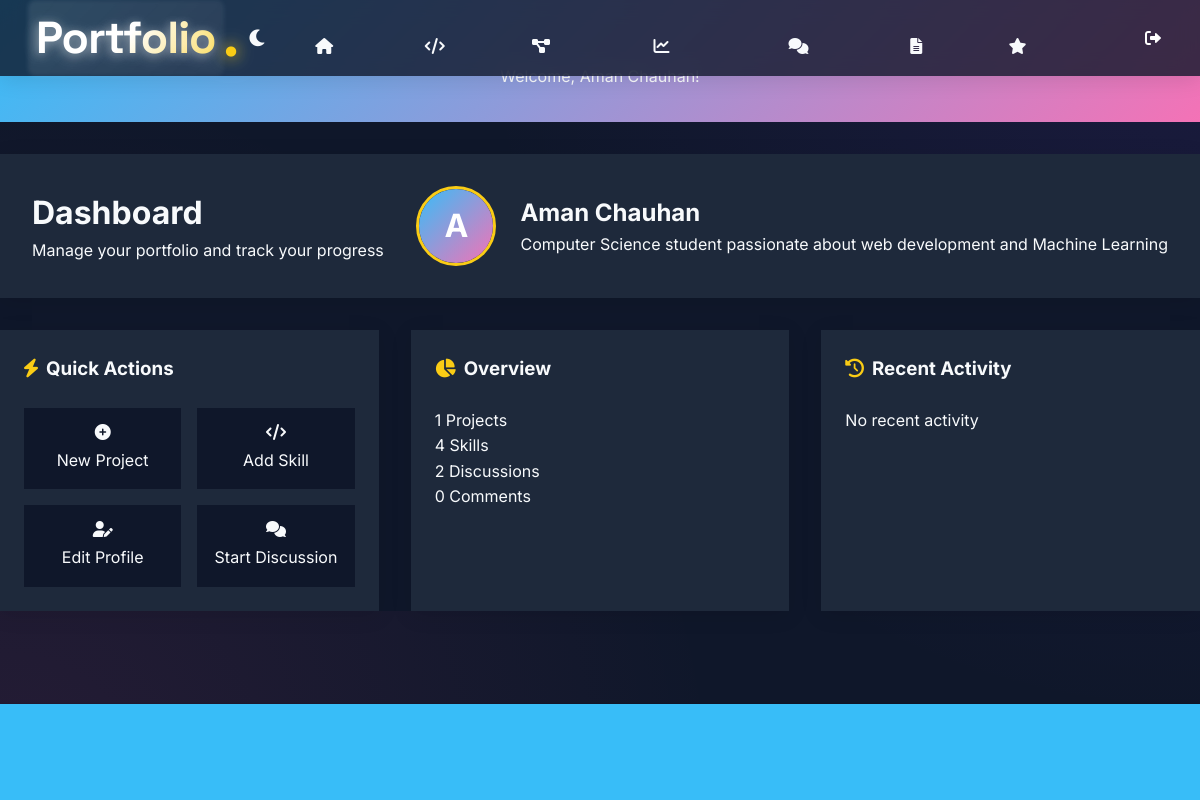
/dashboard (signed in), run on the app's committed database.
### app.py (models this page shows)
class Student(UserMixin, db.Model):
    id = db.Column(db.Integer, primary_key=True)
    username = db.Column(db.String(80), unique=True, nullable=False)
    password_hash = db.Column(db.String(120), nullable=False)
    name = db.Column(db.String(100), nullable=False)
    email = db.Column(db.String(120), unique=True, nullable=False)
    bio = db.Column(db.Text)
    profile_image = db.Column(db.String(200))
    resume_url = db.Column(db.String(200))
    github_url = db.Column(db.String(200))
    linkedin_url = db.Column(db.String(200))
    skills = db.relationship('Skill', backref='student', lazy=True)
    projects = db.relationship('Project', backref='student', lazy=True)
    certificates = db.relationship('Certificate', backref='student', lazy=True)
    education = db.relationship('Education', backref='student', lazy=True)
    discussions = db.relationship('Discussion', backref='author', lazy=True)
    comments = db.relationship('Comment', backref='author', lazy=True)
    shared_files = db.relationship('SharedFile', backref='author', lazy=True)

### app.py (the view)
@app.route('/dashboard')
@login_required
def dashboard():
    return render_template('dashboard.html')

### app.py (called while the page is built)
@app.before_request
def check_db_connection():
    try:
        with db.engine.connect() as connection:
            connection.execute(text("SELECT 1"))
            connection.commit()
    except Exception as e:
        print(f"Database connection error: {str(e)}")
        return "Database connection error. Please try again later.", 500

@login_manager.user_loader
def load_user(user_id):
    return Student.query.get(int(user_id))

### templates/dashboard.html (shortened to what this page needs)
{% extends "base.html" %}
{% block content %}
<div class="dashboard-wrapper">
    <div class="dashboard-container">
        <header class="dashboard-header">
            <div class="header-content">
                <h1 class="gradient-heading">Dashboard</h1>
                <p class="header-subtitle">Manage your portfolio and track your progress</p>
            </div>
            <div class="profile-summary">
                <div class="profile-image">
                    {% if current_user.profile_image %}
                    <img src="{{ current_user.profile_image }}" alt="Profile">
                    {% else %}
                    <div class="profile-placeholder">{{ current_user.name[0] }}</div>
                    {% endif %}
                </div>
                <div class="profile-info">
                    <h2>{{ current_user.name }}</h2>
                    <p>{{ current_user.bio or 'No bio added yet' }}</p>
                </div>
            </div>
        </header>
        <div class="dashboard-grid">
            <div class="dashboard-card actions-card">
                <h3><i class="fas fa-bolt"></i> Quick Actions</h3>
                <div class="quick-actions">
                    <a href="{{ url_for('add_project') }}" class="action-button">
                        <i class="fas fa-plus-circle"></i>
                        <span>New Project</span>
                    </a>
                    <a href="{{ url_for('add_skill') }}" class="action-button">
                        <i class="fas fa-code"></i>
                        <span>Add Skill</span>
                    </a>
                    <a href="{{ url_for('edit_profile') }}" class="action-button">
                        <i class="fas fa-user-edit"></i>
                        <span>Edit Profile</span>
                    </a>
                    <a href="{{ url_for('create_discussion') }}" class="action-button">
                        <i class="fas fa-comments"></i>
                        <span>Start Discussion</span>
                    </a>
                </div>
            </div>
            <div class="dashboard-card stats-card">
                <h3><i class="fas fa-chart-pie"></i> Overview</h3>
                <div class="stats-grid">
                    <div class="stat-item">
                        <span class="stat-value">{{ current_user.projects|length }}</span>
                        <span class="stat-label">Projects</span>
                    </div>
                    <div class="stat-item">
                        <span class="stat-value">{{ current_user.skills|length }}</span>
                        <span class="stat-label">Skills</span>
                    </div>
                    <div class="stat-item">
                        <span class="stat-value">{{ current_user.discussions|length }}</span>
                        <span class="stat-label">Discussions</span>
                    </div>
                    <div class="stat-item">
                        <span class="stat-value">{{ current_user.comments|length }}</span>
                        <span class="stat-label">Comments</span>
                    </div>
                </div>
            </div>
            <div class="dashboard-card activity-card">
                <h3><i class="fas fa-history"></i> Recent Activity</h3>
                <div class="activity-list">
                    {% for activity in recent_activities %}
                    <div class="activity-item">
                        <div class="activity-icon">
                            <i class="fas {{ activity.icon }}"></i>
                        </div>
                        <div class="activity-content">
                            <p>{{ activity.description }}</p>
                            <span class="activity-time">{{ activity.time.strftime('%B %d, %Y') }}</span>
                        </div>
                    </div>
                    {% else %}
                    <p class="no-activity">No recent activity</p>
                    {% endfor %}
                </div>
            </div>
        </div>
    </div>
</div>
{% endblock %}

### templates/base.html (shortened to what this page needs)
<!DOCTYPE html>
<html lang="en">
<head>
    <link href="https://cdnjs.cloudflare.com/ajax/libs/font-awesome/6.0.0/css/all.min.css" rel="stylesheet">
    <link rel="stylesheet" href="{{ url_for('static', filename='css/theme.css') }}">
    <link rel="stylesheet" href="{{ url_for('static', filename='css/buttons.css') }}">
</head>
<body class="theme-transition">
    <nav class="glass-nav">
        <div class="nav-container">
            <a href="{{ url_for('home') }}" class="logo">
                <span class="brand-name">Portfolio</span>
                <span class="brand-dot">.</span>
            </a>
            <div class="nav-links">
                {% if current_user.is_authenticated %}
                    <a href="{{ url_for('home') }}" class="nav-link"><i class="fas fa-home"></i> Home</a>
                    <a href="{{ url_for('skills') }}" class="nav-link"><i class="fas fa-code"></i> Skills</a>
                    <a href="{{ url_for('projects') }}" class="nav-link"><i class="fas fa-project-diagram"></i> Projects</a>
                    <a href="{{ url_for('dashboard') }}" class="nav-link"><i class="fas fa-chart-line"></i> Dashboard</a>
                    <a href="{{ url_for('discussions') }}" class="nav-link"><i class="fas fa-comments"></i> Discuss</a>
                    <a href="{{ url_for('shared_files') }}" class="nav-link"><i class="fas fa-file-alt"></i> Files</a>
                    <a href="{{ url_for('testimonials') }}" class="nav-link">
                        <i class="fas fa-star"></i> Testimonials
                    </a>
                    <a href="{{ url_for('logout') }}" class="nav-link logout"><i class="fas fa-sign-out-alt"></i></a>
                {% else %}
                    <a href="{{ url_for('signup') }}" class="nav-link">Sign Up</a>
                    <a href="{{ url_for('login') }}" class="nav-link">Login</a>
                {% endif %}
            </div>
        </div>
    </nav>
    {% if current_user.is_authenticated %}
    <div class="welcome-banner">
        <div class="container">
            <p>Welcome, {{ current_user.name }}!</p>
        </div>
    </div>
    {% endif %}
    {% block content %}{% endblock %}
    <footer>
        <div class="container">
        </div>
    </footer>
</body>
</html>

### templates/dashboard.html (style rules this page uses)
.dashboard-wrapper { padding: var(--section-spacing) 0; background: var(--background-color); }
.dashboard-container { max-width: var(--container-width); margin: 0 auto; padding: 0 var(--spacing-md); }
.dashboard-header { background: var(--card-bg); border-radius: var(--card-radius); padding: 2rem; margin-bottom: 2rem; display: flex; justify-content: space-between; align-items: center; box-shadow: 0 4px 20px rgba(0, 0, 0, 0.1); }
.profile-summary { display: flex; align-items: center; gap: 1.5rem; }
.profile-image { width: 80px; height: 80px; border-radius: 50%; overflow: hidden; border: 3px solid var(--accent-color); }
.profile-placeholder { width: 100%; height: 100%; background: linear-gradient(135deg, var(--gradient-start), var(--gradient-end)); display: flex; align-items: center; justify-content: center; color: white; font-size: 2rem; font-weight: bold; }
.dashboard-grid { display: grid; grid-template-columns: repeat(auto-fit, minmax(300px, 1fr)); gap: 2rem; }
.dashboard-card { background: var(--card-bg); border-radius: var(--card-radius); padding: 1.5rem; box-shadow: 0 4px 20px rgba(0, 0, 0, 0.1); }
.dashboard-card h3 { color: var(--text-color); margin-bottom: 1.5rem; display: flex; align-items: center; gap: 0.5rem; }
.dashboard-card h3 i { color: var(--accent-color); }
.quick-actions { display: grid; grid-template-columns: repeat(auto-fit, minmax(140px, 1fr)); gap: 1rem; }
.action-button { background: var(--background-color); padding: 1rem; border-radius: var(--card-radius); text-decoration: none; color: var(--text-color); display: flex; flex-direction: column; align-items: center; gap: 0.5rem; transition: all 0.3s ease; }

### data on the page
Student: name "Aman Chauhan", name "A", bio "Computer Science student passionate about web development and Machine Learning"

### other printed values
{{ current_user.projects|length }} "1"
{{ current_user.skills|length }} "4"
{{ current_user.discussions|length }} "2"
{{ current_user.comments|length }} "0"
